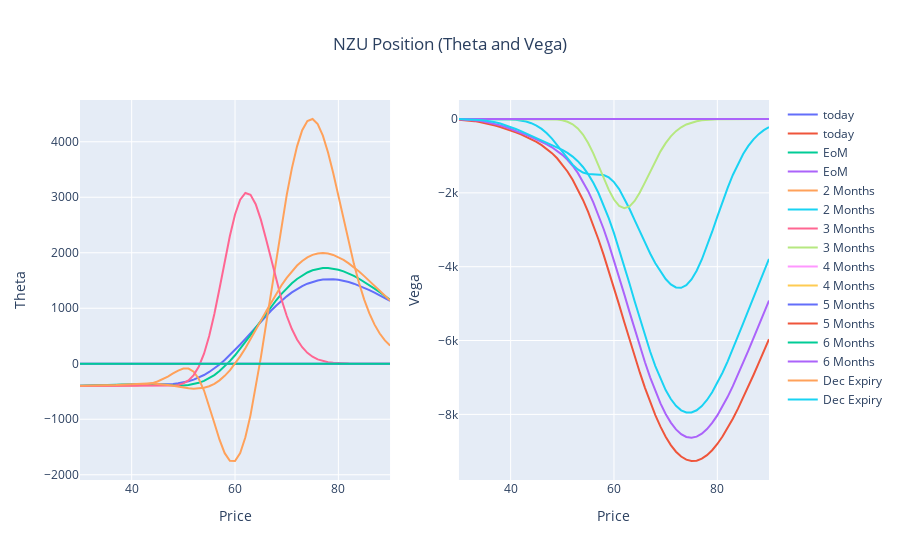

The code cell stored with this chart in its notebook:
### Code cell
fig = make_subplots(rows=1, cols=2)
for i in range(0,len(fig_t.data)):
    fig.add_trace(fig_t.data[i], row=1, col=1)
    fig.add_trace(fig_v.data[i], row=1, col=2)

fig.update_layout(title={'text': 'NZU Position (Theta and Vega)','x': 0.5,'xanchor': 'center'})

fig.update_xaxes(title_text="Price", row=1, col=1)
fig.update_yaxes(title_text="Theta", row=1, col=1)
fig.update_xaxes(title_text="Price", row=1, col=2)
fig.update_yaxes(title_text="Vega", row=1, col=2)
fig.show()
